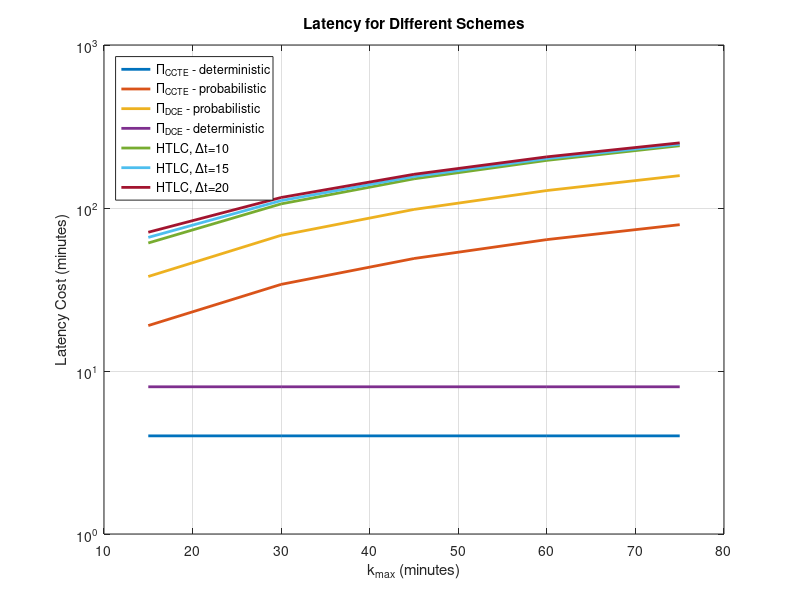

Reproduce this figure in MATLAB.
figure;

k_max = [15, 30, 45, 60, 75];  % This line is not in your original code, but we need to define k_max

% CCFDT latency
CCFDT_latency_det = 4 * ones(size(k_max));  % deterministic consensus context
plot(k_max, CCFDT_latency_det, 'LineWidth', 2);
hold on;

CCFDT_latency_prob = 4 + k_max;  % probabilistic consensus context
plot(k_max, CCFDT_latency_prob, 'LineWidth', 2);

% Π_DCE latency
Pi_DCE_latency_prob = 2 + 2 + 2 + 2*k_max + 2;  % probabilistic consensus context
plot(k_max, Pi_DCE_latency_prob, 'LineWidth', 2);

Pi_DCE_latency_det = 2 + 2 + 2 + 2;  % deterministic consensus context
plot(k_max, Pi_DCE_latency_det*ones(size(k_max)), 'LineWidth', 2);

% HTLC latency with different delta_t
delta_t = [10, 15, 20];  % minutes
for i = 1:length(delta_t)
    HTLC_latency = 2 + 2 + delta_t(i) + 3 .*k_max + 2;  % updated
    plot(k_max, HTLC_latency, 'LineWidth', 2);
end

% Customize plot appearance
xlabel('k_{max} (minutes)');
ylabel('Latency Cost (minutes)');
title('Latency for Different Schemes');
legend('Π_{CCTE} - deterministic', 'Π_{CCTE} - probabilistic', 'Π_{DCE} - probabilistic', 'Π_{DCE} - deterministic', 'HTLC, ∆t=10', 'HTLC, ∆t=15', 'HTLC, ∆t=20', 'Location', 'northwest');

% Set plot style
grid on;
set(gca, 'YScale', 'log'); % Set y-axis to logarithmic scale
hold off;
